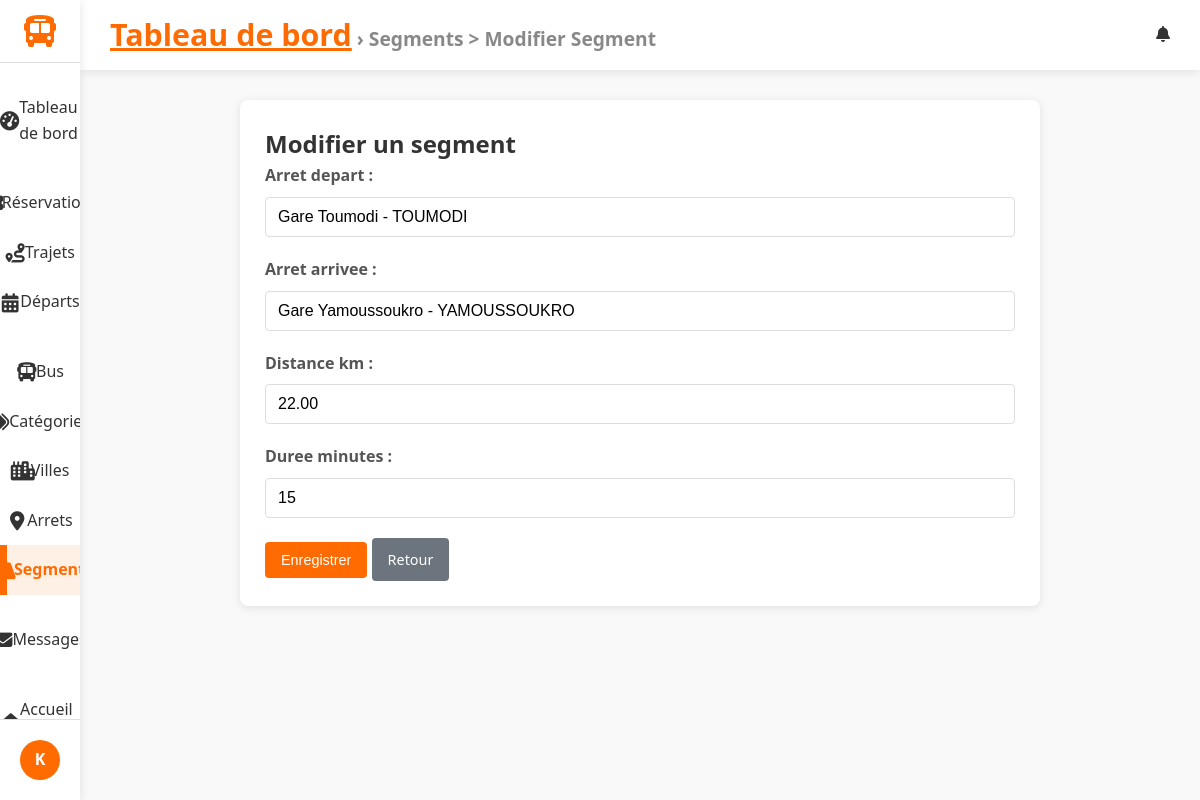
The page /dashboard/segments/2/edit/ (signed in) on the database as committed earlier.
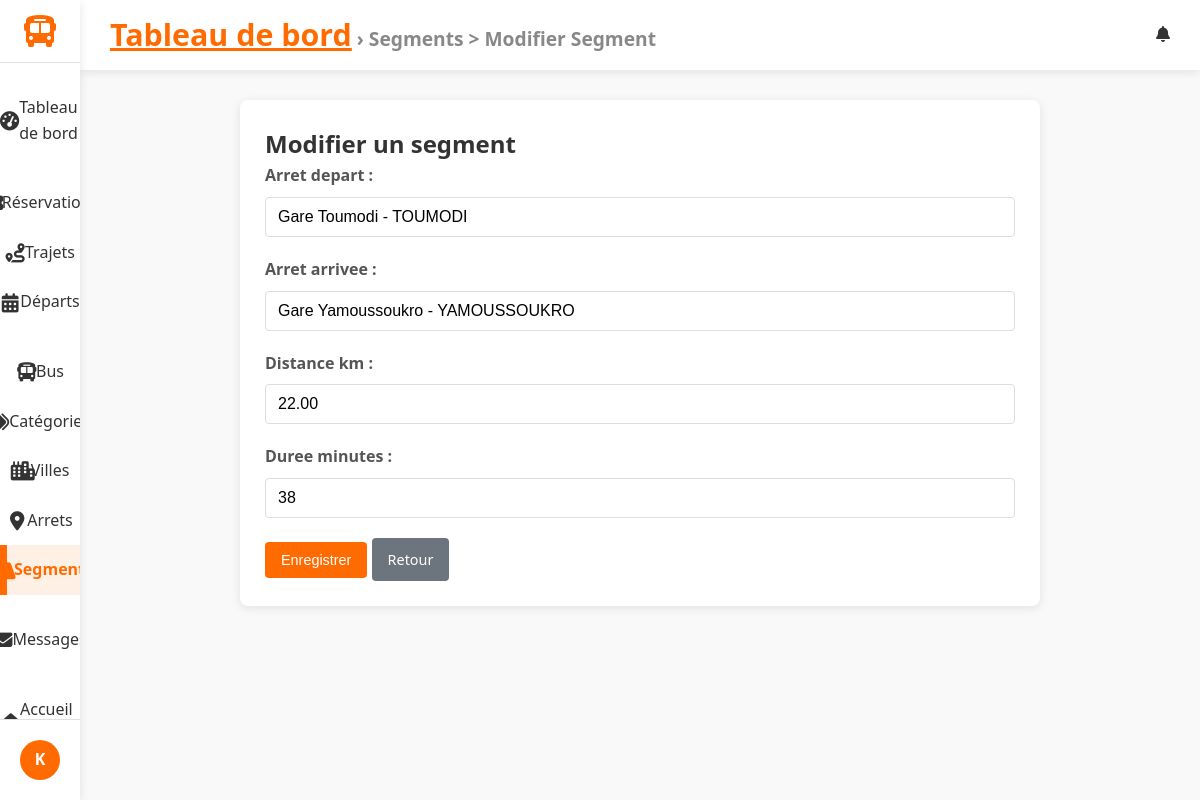
The same page on the database as committed later.
### trips/models.py (models this page shows, shortened)
class Segment(models.Model):
    arret_depart = models.ForeignKey(Arret, on_delete=models.CASCADE, related_name="segments_depart")
    arret_arrivee = models.ForeignKey(Arret, on_delete=models.CASCADE, related_name="segments_arrivee")
    distance_km = models.DecimalField(max_digits=10, decimal_places=2)
    duree_minutes = models.PositiveIntegerField()

### gareci_admin/views.py (the view)
# urls.py: path("segments/<int:pk>/edit/", SegmentUpdateView.as_view(), name="segment_edit"),
class SegmentUpdateView(StaffRequiredMixin, ActiveTabMixin, BreadcrumbMixin, UpdateSuccessMessageMixin, UpdateView):
    model = Segment
    form_class = SegmentForm
    template_name = "dashboard/segment_form.html"
    active_tab_value = "segments"
    breadcrumb_title = "Segments > Modifier Segment"
    success_url = reverse_lazy("dashboard:segment_list")

### gareci_admin/forms.py (shortened to what this page needs)
class SegmentForm(forms.ModelForm):
    class Meta:
        model = Segment
        fields = ["arret_depart", "arret_arrivee", "distance_km", "duree_minutes"]

### gareci_admin/utils.py (called while the page is built)
    def test_func(self):
        return self.request.user.is_staff

    def get_context_data(self, **kwargs):
        context = super().get_context_data(**kwargs)
        if self.active_tab_value:
            context['active_tab'] = self.active_tab_value
        return context

    def get_context_data(self, **kwargs):
        context = super().get_context_data(**kwargs)
        if self.breadcrumb_title:
            context['breadcrumb_title'] = self.breadcrumb_title
        return context

### trips/models.py (called while the page is built)
    def __str__(self):
        return f"{self.nom} - {self.ville.nom}"

### gareci_admin/templates/dashboard/segment_form.html (shortened to what this page needs)
{% extends 'dashboard/dashboard_base.html' %}
{% block content %}
<div class="trip-form-container">
    <h2>{% if form.instance.pk %}Modifier{% else %}Ajouter{% endif %} un segment</h2>
    <form method="post">
        {% for field in form %}
        <div class="form-group">
            {{ field.label_tag }}
            {{ field }}
        </div>
        {% endfor %}
        <button type="submit" class="btn btn-primary">Enregistrer</button>
        <a href="{% url 'dashboard:segment_list' %}" class="btn btn-secondary">Retour</a>
    </form>
</div>
{% endblock %}

Rows that differ between the two databases and show on the page:
changed Segment: duree_minutes "15" → "38"
